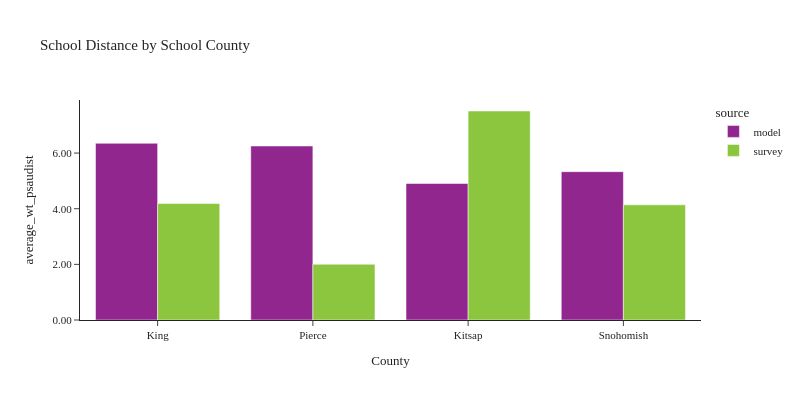

Notebook code cell kept with this figure:
### Code cell
plot_school_location(df_students, 'CountyName_school', 'School County', 'County')

### Figure 1 — Plotly figure (JSON) as saved in the notebook; plotly's stock layout.template omitted (floating-point values rounded to 4 significant figures)
{"data": [{"alignmentgroup": "True", "customdata": [[529048], [223133], [54234], [166702]], "hovertemplate": "source=model<br>CountyName_school=%{x}<br>average_wt_psaudist=%{y}<br>sample count=%{customdata[0]}<extra></extra>", "legendgroup": "model", "marker": {"color": "#91268F", "pattern": {"shape": ""}}, "name": "model", "offsetgroup": "model", "orientation": "v", "showlegend": true, "textposition": "auto", "type": "bar", "x": ["King", "Pierce", "Kitsap", "Snohomish"], "xaxis": "x", "y": [6.351, 6.254, 4.907, 5.332], "yaxis": "y"}, {"alignmentgroup": "True", "customdata": [[176], [103], [54], [564]], "hovertemplate": "source=survey<br>CountyName_school=%{x}<br>average_wt_psaudist=%{y}<br>sample count=%{customdata[0]}<extra></extra>", "legendgroup": "survey", "marker": {"color": "#8CC63E", "pattern": {"shape": ""}}, "name": "survey", "offsetgroup": "survey", "orientation": "v", "showlegend": true, "textposition": "auto", "type": "bar", "x": ["Snohomish", "Pierce", "Kitsap", "King"], "xaxis": "x", "y": [4.139, 2.004, 7.512, 4.187], "yaxis": "y"}], "layout": {"barmode": "group", "font": {"size": 11}, "height": 400, "legend": {"title": {"text": "source"}, "tracegroupgap": 0}, "title": {"text": "School Distance by School County"}, "width": 800, "xaxis": {"anchor": "y", "domain": [0.0, 1.0], "title": {"text": "County"}}, "yaxis": {"anchor": "x", "domain": [0.0, 1.0], "tickformat": ".2f", "title": {"text": "average_wt_psaudist"}}}}
